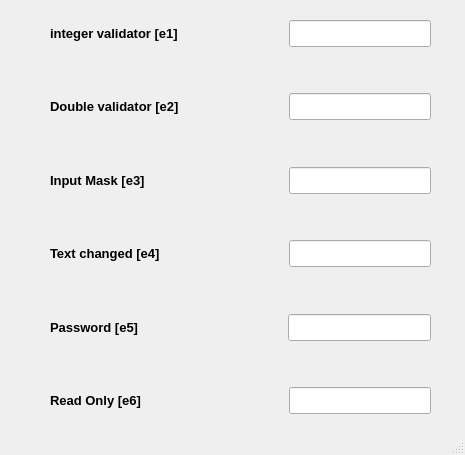
<?xml version="1.0" encoding="UTF-8"?>
<ui version="4.0">
 <class>MainWindow</class>
 <widget class="QMainWindow" name="MainWindow">
  <property name="geometry">
   <rect>
    <x>0</x>
    <y>0</y>
    <width>465</width>
    <height>455</height>
   </rect>
  </property>
  <property name="windowTitle">
   <string>QLineEdit - Ui Loader DEMO</string>
  </property>
  <property name="styleSheet">
   <string notr="true"/>
  </property>
  <widget class="QWidget" name="centralwidget">
   <widget class="QWidget" name="">
    <property name="geometry">
     <rect>
      <x>50</x>
      <y>20</y>
      <width>381</width>
      <height>394</height>
     </rect>
    </property>
    <layout class="QVBoxLayout" name="verticalLayout">
     <item>
      <layout class="QHBoxLayout" name="horizontalLayout">
       <item>
        <widget class="QLabel" name="label">
         <property name="font">
          <font>
           <pointsize>10</pointsize>
           <weight>75</weight>
           <bold>true</bold>
          </font>
         </property>
         <property name="styleSheet">
          <string notr="true"/>
         </property>
         <property name="text">
          <string>integer validator [e1]</string>
         </property>
        </widget>
       </item>
       <item>
        <spacer name="horizontalSpacer">
         <property name="orientation">
          <enum>Qt::Horizontal</enum>
         </property>
         <property name="sizeHint" stdset="0">
          <size>
           <width>40</width>
           <height>20</height>
          </size>
         </property>
        </spacer>
       </item>
       <item>
        <widget class="QLineEdit" name="lineEdit_e1">
         <property name="font">
          <font>
           <pointsize>12</pointsize>
          </font>
         </property>
         <property name="styleSheet">
          <string notr="true"/>
         </property>
        </widget>
       </item>
      </layout>
     </item>
     <item>
      <spacer name="verticalSpacer">
       <property name="orientation">
        <enum>Qt::Vertical</enum>
       </property>
       <property name="sizeHint" stdset="0">
        <size>
         <width>20</width>
         <height>40</height>
        </size>
       </property>
      </spacer>
     </item>
     <item>
      <layout class="QHBoxLayout" name="horizontalLayout_2">
       <item>
        <widget class="QLabel" name="label_2">
         <property name="font">
          <font>
           <pointsize>10</pointsize>
           <weight>75</weight>
           <bold>true</bold>
          </font>
         </property>
         <property name="styleSheet">
          <string notr="true"/>
         </property>
         <property name="text">
          <string>Double validator [e2]</string>
         </property>
        </widget>
       </item>
       <item>
        <spacer name="horizontalSpacer_2">
         <property name="orientation">
          <enum>Qt::Horizontal</enum>
         </property>
         <property name="sizeHint" stdset="0">
          <size>
           <width>40</width>
           <height>20</height>
          </size>
         </property>
        </spacer>
       </item>
       <item>
        <widget class="QLineEdit" name="lineEdit_e2">
         <property name="font">
          <font>
           <pointsize>12</pointsize>
          </font>
         </property>
         <property name="styleSheet">
          <string notr="true"/>
         </property>
        </widget>
       </item>
      </layout>
     </item>
     <item>
      <spacer name="verticalSpacer_2">
       <property name="orientation">
        <enum>Qt::Vertical</enum>
       </property>
       <property name="sizeHint" stdset="0">
        <size>
         <width>20</width>
         <height>40</height>
        </size>
       </property>
      </spacer>
     </item>
     <item>
      <layout class="QHBoxLayout" name="horizontalLayout_3">
       <item>
        <widget class="QLabel" name="label_3">
         <property name="font">
          <font>
           <pointsize>10</pointsize>
           <weight>75</weight>
           <bold>true</bold>
          </font>
         </property>
         <property name="styleSheet">
          <string notr="true"/>
         </property>
         <property name="text">
          <string>Input Mask [e3]</string>
         </property>
        </widget>
       </item>
       <item>
        <spacer name="horizontalSpacer_3">
         <property name="orientation">
          <enum>Qt::Horizontal</enum>
         </property>
         <property name="sizeHint" stdset="0">
          <size>
           <width>40</width>
           <height>20</height>
          </size>
         </property>
        </spacer>
       </item>
       <item>
        <widget class="QLineEdit" name="lineEdit_e3">
         <property name="font">
          <font>
           <pointsize>12</pointsize>
          </font>
         </property>
         <property name="styleSheet">
          <string notr="true"/>
         </property>
        </widget>
       </item>
      </layout>
     </item>
     <item>
      <spacer name="verticalSpacer_3">
       <property name="orientation">
        <enum>Qt::Vertical</enum>
       </property>
       <property name="sizeHint" stdset="0">
        <size>
         <width>20</width>
         <height>40</height>
        </size>
       </property>
      </spacer>
     </item>
     <item>
      <layout class="QHBoxLayout" name="horizontalLayout_4">
       <item>
        <widget class="QLabel" name="label_4">
         <property name="font">
          <font>
           <pointsize>10</pointsize>
           <weight>75</weight>
           <bold>true</bold>
          </font>
         </property>
         <property name="styleSheet">
          <string notr="true"/>
         </property>
         <property name="text">
          <string>Text changed [e4]</string>
         </property>
        </widget>
       </item>
       <item>
        <spacer name="horizontalSpacer_4">
         <property name="orientation">
          <enum>Qt::Horizontal</enum>
         </property>
         <property name="sizeHint" stdset="0">
          <size>
           <width>40</width>
           <height>20</height>
          </size>
         </property>
        </spacer>
       </item>
       <item>
        <widget class="QLineEdit" name="lineEdit_e4">
         <property name="font">
          <font>
           <pointsize>12</pointsize>
          </font>
         </property>
         <property name="styleSheet">
          <string notr="true"/>
         </property>
        </widget>
       </item>
      </layout>
     </item>
     <item>
      <spacer name="verticalSpacer_4">
       <property name="orientation">
        <enum>Qt::Vertical</enum>
       </property>
       <property name="sizeHint" stdset="0">
        <size>
         <width>20</width>
         <height>40</height>
        </size>
       </property>
      </spacer>
     </item>
     <item>
      <layout class="QHBoxLayout" name="horizontalLayout_5">
       <item>
        <widget class="QLabel" name="label_5">
         <property name="font">
          <font>
           <pointsize>10</pointsize>
           <weight>75</weight>
           <bold>true</bold>
          </font>
         </property>
         <property name="styleSheet">
          <string notr="true"/>
         </property>
         <property name="text">
          <string>Password [e5]</string>
         </property>
        </widget>
       </item>
       <item>
        <spacer name="horizontalSpacer_5">
         <property name="orientation">
          <enum>Qt::Horizontal</enum>
         </property>
         <property name="sizeHint" stdset="0">
          <size>
           <width>40</width>
           <height>20</height>
          </size>
         </property>
        </spacer>
       </item>
       <item>
        <widget class="QLineEdit" name="lineEdit_e5">
         <property name="font">
          <font>
           <pointsize>12</pointsize>
          </font>
         </property>
         <property name="styleSheet">
          <string notr="true"/>
         </property>
        </widget>
       </item>
      </layout>
     </item>
     <item>
      <spacer name="verticalSpacer_5">
       <property name="orientation">
        <enum>Qt::Vertical</enum>
       </property>
       <property name="sizeHint" stdset="0">
        <size>
         <width>20</width>
         <height>40</height>
        </size>
       </property>
      </spacer>
     </item>
     <item>
      <layout class="QHBoxLayout" name="horizontalLayout_6">
       <item>
        <widget class="QLabel" name="label_6">
         <property name="font">
          <font>
           <pointsize>10</pointsize>
           <weight>75</weight>
           <bold>true</bold>
          </font>
         </property>
         <property name="styleSheet">
          <string notr="true"/>
         </property>
         <property name="text">
          <string>Read Only [e6]</string>
         </property>
        </widget>
       </item>
       <item>
        <spacer name="horizontalSpacer_6">
         <property name="orientation">
          <enum>Qt::Horizontal</enum>
         </property>
         <property name="sizeHint" stdset="0">
          <size>
           <width>40</width>
           <height>20</height>
          </size>
         </property>
        </spacer>
       </item>
       <item>
        <widget class="QLineEdit" name="lineEdit_e6">
         <property name="font">
          <font>
           <pointsize>12</pointsize>
          </font>
         </property>
         <property name="styleSheet">
          <string notr="true"/>
         </property>
        </widget>
       </item>
      </layout>
     </item>
    </layout>
   </widget>
  </widget>
  <widget class="QStatusBar" name="statusbar"/>
 </widget>
 <resources/>
 <connections/>
</ui>
